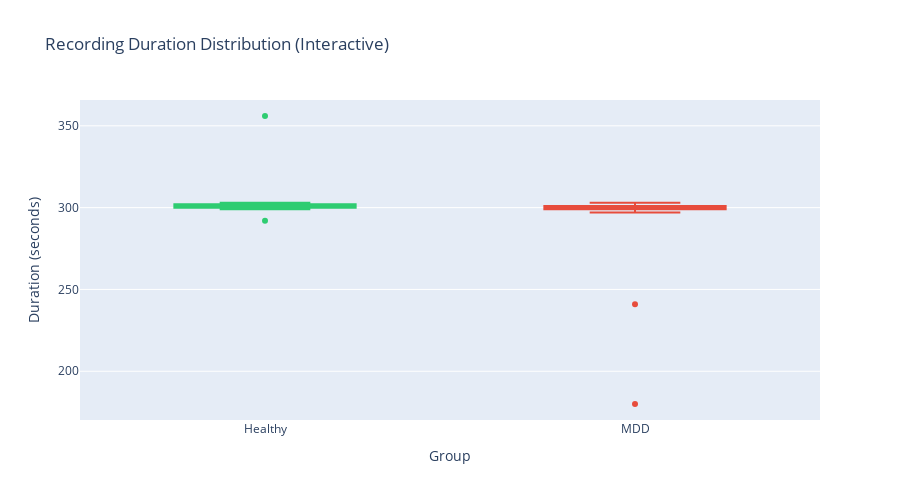

Notebook source saved alongside this figure:
### Markdown cell above
## 📊 Step 12: Interactive Visualization with Plotly

### Code cell
# Interactive duration plot
fig = px.box(df_success, x='group', y='duration_sec', color='group',
            color_discrete_map={'Healthy': '#2ecc71', 'MDD': '#e74c3c'},
            title='Recording Duration Distribution (Interactive)',
            labels={'duration_sec': 'Duration (seconds)', 'group': 'Group'})

fig.update_layout(showlegend=False, height=500, font=dict(size=12))
fig.show()

print("✅ Interactive plot displayed")

### Figure 1 — Plotly figure (JSON) as saved in the notebook; plotly's stock layout.template omitted (floating-point values rounded to 4 significant figures)
{"data": [{"alignmentgroup": "True", "hovertemplate": "Group=%{x}<br>Duration (seconds)=%{y}<extra></extra>", "legendgroup": "Healthy", "marker": {"color": "#2ecc71"}, "name": "Healthy", "notched": false, "offsetgroup": "Healthy", "orientation": "v", "showlegend": true, "type": "box", "x": ["Healthy", "Healthy", "Healthy", "Healthy", "Healthy", "Healthy", "Healthy", "Healthy", "Healthy", "Healthy", "Healthy", "Healthy", "Healthy", "Healthy", "Healthy", "Healthy", "Healthy", "Healthy", "Healthy", "Healthy", "Healthy", "Healthy", "Healthy", "Healthy", "Healthy"], "x0": " ", "xaxis": "x", "y": [300, 300, 300, 302, 300, 292, 300, 302, 301, 301, 302, 299, 301, 302, 300, 301, 303, 301, 300, 301, 303, 301, 356, 302, 301], "y0": " ", "yaxis": "y"}, {"alignmentgroup": "True", "hovertemplate": "Group=%{x}<br>Duration (seconds)=%{y}<extra></extra>", "legendgroup": "MDD", "marker": {"color": "#e74c3c"}, "name": "MDD", "notched": false, "offsetgroup": "MDD", "orientation": "v", "showlegend": true, "type": "box", "x": ["MDD", "MDD", "MDD", "MDD", "MDD", "MDD", "MDD", "MDD", "MDD", "MDD", "MDD", "MDD", "MDD", "MDD", "MDD", "MDD", "MDD", "MDD", "MDD", "MDD", "MDD", "MDD", "MDD", "MDD", "MDD", "MDD", "MDD", "MDD", "MDD", "MDD"], "x0": " ", "xaxis": "x", "y": [303, 301, 299, 300, 300, 300, 297, 300, 299, 297, 299, 300, 297, 303, 301, 300, 300, 301, 301, 300, 180, 241, 302, 299, 298, 298, 302, 302, 300, 300], "y0": " ", "yaxis": "y"}], "layout": {"boxmode": "overlay", "font": {"size": 12}, "height": 500, "legend": {"title": {"text": "Group"}, "tracegroupgap": 0}, "showlegend": false, "title": {"text": "Recording Duration Distribution (Interactive)"}, "xaxis": {"anchor": "y", "categoryarray": ["Healthy", "MDD"], "categoryorder": "array", "domain": [0, 1], "title": {"text": "Group"}}, "yaxis": {"anchor": "x", "domain": [0, 1], "title": {"text": "Duration (seconds)"}}}}
